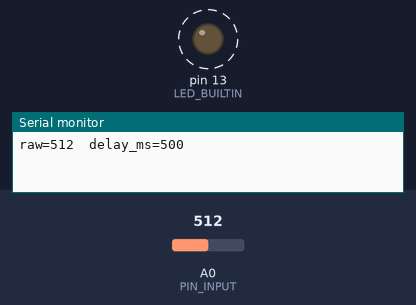
The sketch below on a simulated Arduino Uno, built with avr-gcc and run on an emulated ATmega328P. Parts: output pins drawn as LEDs (lit = HIGH), the last lines printed to the serial monitor. Dashed ring = blinking. The test bench sets the inputs (shaded band); at power-on: A0 (PIN_INPUT) = 512.

Above: at 1.8 s.
1.9 s: A0 (PIN_INPUT) set to 0
At 2.4 s:
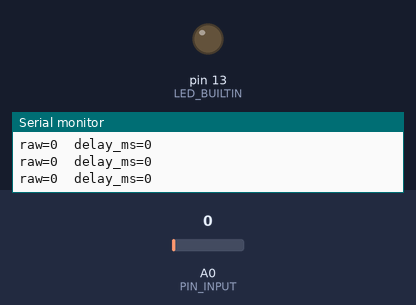
6.0 s: A0 (PIN_INPUT) set to 122
At 6.3 s:
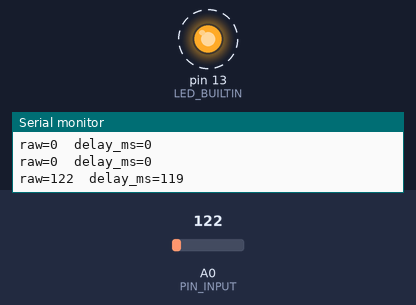
9.5 s: A0 (PIN_INPUT) set to 1023
At 10.3 s:
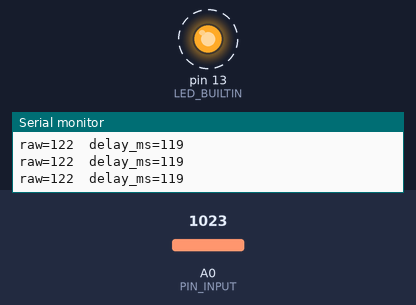
Timing chart, 0 to 19.6 s (numbered marks = the images above; inputs shaded):
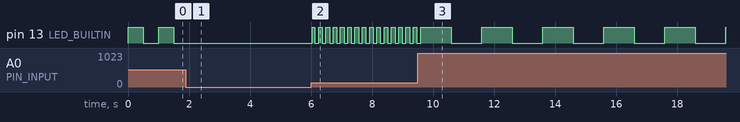

Measured:
- after the input at 1.9 s, pin 13 (LED_BUILTIN): stops changing and stays LOW
- after the input at 6.0 s, pin 13 (LED_BUILTIN): alternates HIGH for 0.12 s and LOW for 0.12 s, starting at once
- after the input at 9.5 s, pin 13 (LED_BUILTIN): alternates HIGH for 1.0 s and LOW for 1.0 s, starting after 1.1 s
- by itself, pin 13 (LED_BUILTIN): alternates HIGH for 0.50 s and LOW for 0.50 s

The sketch:

photoresistor.ino
```cpp
#include <Arduino.h>

constexpr uint8_t PIN_INPUT = A0;
constexpr uint32_t BAUD_RATE = 9600;
constexpr uint16_t ADC_MAX = 1023;
constexpr uint16_t DELAY_MAX_MS = 1000;

// Map raw ADC reading to a sensible blink delay
inline uint16_t adcToDelay(uint16_t adc) {
    return map(adc, 0, ADC_MAX, 0, DELAY_MAX_MS);
}

void setup() {
    pinMode(LED_BUILTIN, OUTPUT);
    Serial.begin(BAUD_RATE);
}

void loop() {
    const uint16_t raw = analogRead(PIN_INPUT);
    const uint16_t delay_ms = adcToDelay(raw);

    digitalWrite(LED_BUILTIN, HIGH);
    delay(delay_ms);
    digitalWrite(LED_BUILTIN, LOW);
    delay(delay_ms);

    Serial.print(F("raw="));
    Serial.print(raw);
    Serial.print(F("  delay_ms="));
    Serial.println(delay_ms);
}
```
